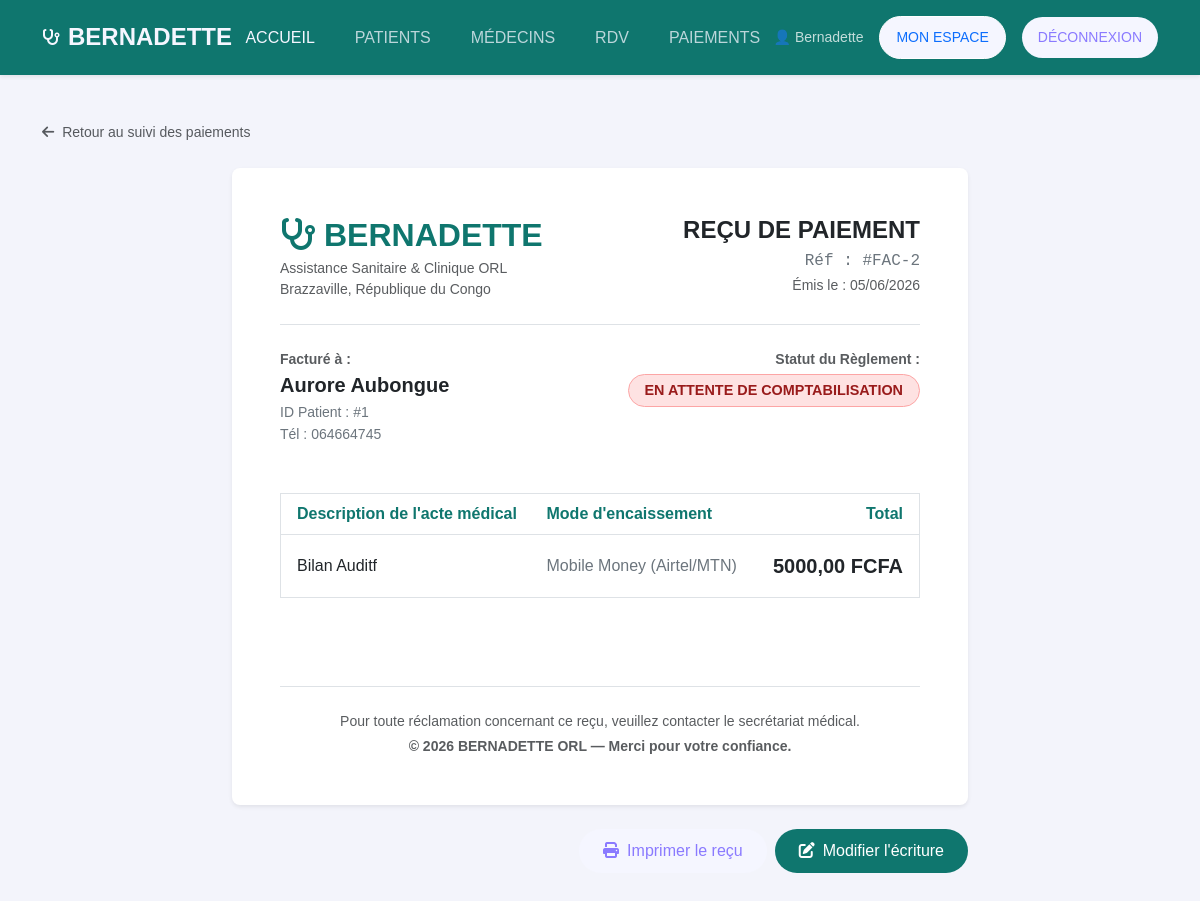
The page /paiements/2/ (signed in) on the database its author committed.
### paiements/models.py (models this page shows, shortened)
class Paiement(models.Model):
    MODE_CHOICES = [
        ('especes', 'Espèces'),
        ('mobile_money', 'Mobile Money (Airtel/MTN)'),
        ('carte', 'Carte Bancaire'),
    ]
    STATUT_CHOICES = [
        ('paye', 'Payé'),
        ('en_attente', 'En attente'),
    ]
    patient = models.ForeignKey(Patient, on_delete=models.CASCADE, related_name='paiements', null=True, blank=True)
    montant = models.DecimalField(max_digits=10, decimal_places=2)
    mode_paiement = models.CharField(max_length=20, choices=MODE_CHOICES, default='especes')
    statut = models.CharField(max_length=15, choices=STATUT_CHOICES, default='paye')
    date = models.DateField(auto_now_add=True)
    description = models.CharField(max_length=255, blank=True)
    class Meta:
        verbose_name = "Paiement"
        verbose_name_plural = "Paiements"
        ordering = ['-date']

### patients/models.py (models this page shows, shortened)
class Patient(models.Model):
    SEXE_CHOICES = [
        ('M', 'Masculin'),
        ('F', 'Féminin'),
    ]
    user = models.OneToOneField(User, on_delete=models.CASCADE, related_name='patient', null=True, blank=True)
    nom = models.CharField(max_length=100)
    prenom = models.CharField(max_length=100)
    sexe = models.CharField(max_length=1, choices=SEXE_CHOICES, default='M')
    date_naissance = models.DateField()
    telephone = models.CharField(max_length=20)
    adresse = models.TextField(blank=True, null=True)
    groupe_sanguin = models.CharField(max_length=5, blank=True, null=True)

### paiements/views.py (the view)
# urls.py: path('<int:id>/', views.detail, name='detail'),
@login_required
def detail(request, id):
    user = request.user
    if user.is_superuser or hasattr(user, 'medecin'):
        paiement = get_object_or_404(Paiement, id=id)
    else:
        paiement = get_object_or_404(Paiement, id=id, patient__user=user)
    return render(request, 'paiements/detail_paiement.html', {'paiement': paiement})

### rdv/context_processors.py (called while the page is built)
def notifications(request):
    if isinstance(request.user, AnonymousUser):
        return {}
    unread_count = request.user.notifications.filter(is_read=False).count()
    return {
        'notification_unread_count': unread_count,
    }

### paiements/templates/paiements/detail_paiement.html (shortened to what this page needs)
{% extends "base.html" %}
{% load static %}
{% block content %}
<main class="container" style="margin-top: 120px; margin-bottom: 50px;" data-aos="fade-up">
    <div class="mb-4 d-print-none">
        <a href="{% url 'paiements:list' %}" class="text-decoration-none text-muted small">
            <i class="fas fa-arrow-left me-1"></i> Retour au suivi des paiements
        </a>
    </div>
    <div class="row">
        <div class="col-12 col-lg-8 mx-auto">
            <div class="card border-0 shadow-sm rounded-3 p-4 p-md-5 bg-white" id="invoice">
                <div class="d-flex justify-content-between align-items-start border-bottom pb-4 mb-4">
                    <div>
                        <h2 class="fw-bold m-0 text-uppercase" style="color: #0f766e;"><i class="fa-solid fa-stethoscope me-2"></i>BERNADETTE</h2>
                        <p class="text-muted small m-0 mt-1">Assistance Sanitaire & Clinique ORL</p>
                        <p class="text-muted small m-0">Brazzaville, République du Congo</p>
                    </div>
                    <div class="text-end">
                        <h4 class="fw-bold text-dark m-0">REÇU DE PAIEMENT</h4>
                        <span class="text-secondary font-monospace d-block mt-1">Réf : #FAC-{{ paiement.id }}</span>
                        <span class="text-muted small">Émis le : {{ paiement.date|date:"d/m/Y" }}</span>
                    </div>
                </div>
                <div class="row g-3 mb-5">
                    <div class="col-sm-6">
                        <span class="text-muted small d-block uppercase fw-semibold">Facturé à :</span>
                        <strong class="text-dark fs-5 d-block">{{ paiement.patient.prenom }} {{ paiement.patient.nom }}</strong>
                        <span class="text-secondary small">ID Patient : #{{ paiement.patient.id }}</span>
                        <span class="text-secondary d-block small">Tél : {{ paiement.patient.telephone }}</span>
                    </div>
                    <div class="col-sm-6 text-sm-end">
                        <span class="text-muted small d-block uppercase fw-semibold">Statut du Règlement :</span>
                        {% if paiement.statut == 'paye' %}
                            <span class="badge rounded-pill mt-1 border px-3 py-2" style="background-color: #d1fae5; color: #065f46; border-color: #a7f3d0 !important; font-size: 0.9rem;">RÈGLEMENT PERÇU</span>
                        {% else %}
                            <span class="badge rounded-pill mt-1 border px-3 py-2" style="background-color: #fee2e2; color: #991b1b; border-color: #fca5a5 !important; font-size: 0.9rem;">EN ATTENTE DE COMPTABILISATION</span>
                        {% endif %}
                    </div>
                </div>
                <div class="table-responsive mb-4">
                    <table class="table align-middle border">
                        <thead style="background-color: #f8fafc;">
                            <tr>
                                <th class="ps-3 py-2" style="color: #0f766e;">Description de l'acte médical</th>
                                <th class="py-2" style="color: #0f766e;">Mode d'encaissement</th>
                                <th class="pe-3 py-2 text-end" style="color: #0f766e;">Total</th>
                            </tr>
                        </thead>
                        <tbody>
                            <tr>
                                <td class="ps-3 py-3 text-dark fw-medium">
                                    {{ paiement.description|default:"Consultation / Traitement spécialisé ORL" }}
                                </td>
                                <td class="py-3 text-secondary">
                                    {{ paiement.get_mode_paiement_display }}
                                </td>
                                <td class="pe-3 py-3 text-end fw-bold text-dark fs-5">
                                    {{ paiement.montant }} FCFA
                                </td>
                            </tr>
                        </tbody>
                    </table>
                </div>
                <div class="text-center border-top pt-4 mt-5 text-muted small">
                    <p class="mb-1">Pour toute réclamation concernant ce reçu, veuillez contacter le secrétariat médical.</p>
                    <p class="mb-0 fw-bold">&copy; 2026 BERNADETTE ORL — Merci pour votre confiance.</p>
                </div>
            </div>
            <div class="d-flex justify-content-end gap-2 mt-4 d-print-none">
                <button onclick="window.print();" class="btn btn-secondary rounded-pill px-4">
                    <i class="fa-solid fa-print me-2"></i>Imprimer le reçu
                </button>
                {% if user.is_superuser %}
                <a href="{% url 'paiements:edit' paiement.id %}" class="btn text-white px-4 rounded-pill" style="background-color: #0f766e; border: none;">
                    <i class="fa-solid fa-pen-to-square me-2"></i>Modifier l'écriture
                </a>
                {% endif %}
            </div>
        </div>
    </div>
</main>
{% endblock %}

### templates/base.html (shortened to what this page needs)
{% load static %}
<!DOCTYPE html>
<html lang="fr">
<head>
    <link href="{% static 'css/bootstrap.min.css' %}" rel="stylesheet">
    <link href="https://cdn.jsdelivr.net/npm/bootstrap-icons@1.11.1/font/bootstrap-icons.css" rel="stylesheet">
    <link rel="stylesheet" href="{% static 'css/style.css' %}">
    <link rel="stylesheet" href="https://cdnjs.cloudflare.com/ajax/libs/font-awesome/6.4.0/css/all.min.css">
</head>
<body>
    <header>
        <nav class="navbar main-nav fixed-top py-3 navbar-expand-lg shadow-sm" style="background-color: #0f766e;">
            <div class="container d-flex justify-content-between align-items-center">
                <div class="d-flex align-items-center gap-2 brand-logo">
                    <i class="fa-solid fa-stethoscope" style="color: #14b8a6;"></i>
                    <h4 class="fw-bold m-0 Logo" style="color: #ffffff;">BERNADETTE</h4>
                </div>
                {% if user.is_authenticated %}
                <ul class="navbar-nav d-none d-lg-flex flex-row gap-4">
                    <li class="nav-item"><a class="nav-link text-white fw-medium opacity-90" href="/">ACCUEIL</a></li>
                    <li class="nav-item"><a class="nav-link text-white fw-medium opacity-75" href="/patients/">PATIENTS</a></li>
                    <li class="nav-item"><a class="nav-link text-white fw-medium opacity-75" href="/medecins/">MÉDECINS</a></li>
                    <li class="nav-item"><a class="nav-link text-white fw-medium opacity-75" href="/rdv/">RDV</a></li>
                    <li class="nav-item"><a class="nav-link text-white fw-medium opacity-75" href="/paiements/">PAIEMENTS</a></li>
                </ul>
                {% endif %}
                <div class="d-none d-lg-flex align-items-center gap-3">
                    {% if user.is_authenticated %}
                        <span class="text-white small opacity-75">👤 {{ user.username }}</span>
                        <a href="/comptes/" class="btn btn-sm px-3 text-primary rounded-pill border-white border">MON ESPACE</a>
                        <a href="/comptes/logout/" class="btn btn-danger btn-sm px-3 rounded-pill">DÉCONNEXION</a>
                    {% else %}
                        <a href="/comptes/login/" class="btn btn-sm px-4 text-dark fw-bold rounded-pill" style="background-color: #14b8a6; border: none;">CONNEXION</a>
                    {% endif %}
                </div>
            </div>
        </nav>
    </header>
    {% block content %}{% endblock %}
</body>
</html>

### static/css/style.css (style rules this page uses)
:root { --primary: #4e4bff; --blueMid: #8a7aff; --light: #f5f6ff; }
body { background: #f3f4fb; font-family: "Poppins", Arial; }
.btn { background: var(--light); color: var(--blueMid); border: none; border-radius: 8px; padding: 10px 20px; font-weight: 500; transition: 0.3s; }
.main-nav { transition: 0.3s ease; background: transparent; }
.nav-link { color: var(--light) !important; font-weight: 500; }
.brand-logo i { color: var(--light) !important; }
.brand-logo h4 { color: var(--light) !important; }

### rows shown on the page
Paiement: id "2", date "05/06/2026", patient.prenom "Aurore", patient.nom "Aubongue", patient.id "1", patient.telephone "064664745", description "Bilan Auditf", mode_paiement "Mobile Money (Airtel/MTN)", montant "5000,00"

### other values the page prints
{{ user.username }} "Bernadette"
